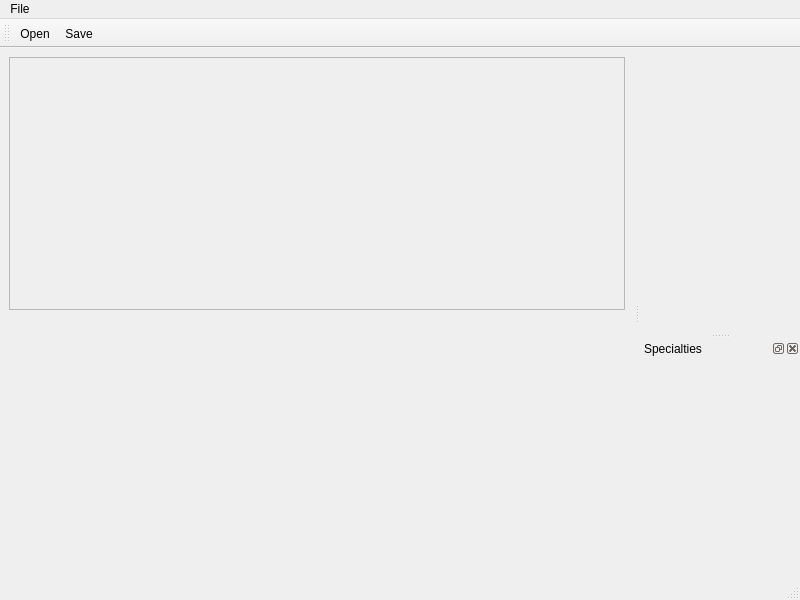
<?xml version="1.0" encoding="UTF-8"?>
<ui version="4.0">
 <class>MainWindow</class>
 <widget class="QMainWindow" name="MainWindow">
  <property name="geometry">
   <rect>
    <x>0</x>
    <y>0</y>
    <width>800</width>
    <height>600</height>
   </rect>
  </property>
  <property name="windowTitle">
   <string>MainWindow</string>
  </property>
  <widget class="QWidget" name="centralwidget">
   <layout class="QVBoxLayout" name="verticalLayout">
    <item>
     <widget class="QFrame" name="frame_head">
      <property name="frameShape">
       <enum>QFrame::StyledPanel</enum>
      </property>
      <property name="frameShadow">
       <enum>QFrame::Raised</enum>
      </property>
      <layout class="QVBoxLayout" name="verticalLayout_2">
       <property name="margin">
        <number>0</number>
       </property>
       <item>
        <widget class="QFrame" name="frame_info">
         <layout class="QVBoxLayout" name="layout_info"/>
        </widget>
       </item>
      </layout>
     </widget>
    </item>
    <item>
     <widget class="QFrame" name="frame">
      <property name="frameShadow">
       <enum>QFrame::Raised</enum>
      </property>
      <layout class="QHBoxLayout" name="horizontalLayout_2">
       <property name="margin">
        <number>0</number>
       </property>
       <item>
        <widget class="QFrame" name="frame_body0">
         <property name="frameShadow">
          <enum>QFrame::Raised</enum>
         </property>
         <layout class="QVBoxLayout" name="verticalLayout_3">
          <property name="margin">
           <number>0</number>
          </property>
          <item>
           <widget class="QFrame" name="frame_attributes">
            <layout class="QVBoxLayout" name="layout_attributes"/>
           </widget>
          </item>
          <item>
           <widget class="QFrame" name="frame_body">
            <layout class="QHBoxLayout" name="horizontalLayout">
             <property name="margin">
              <number>0</number>
             </property>
             <item>
              <widget class="QFrame" name="frame_skills">
               <property name="sizePolicy">
                <sizepolicy hsizetype="Minimum" vsizetype="Preferred">
                 <horstretch>0</horstretch>
                 <verstretch>0</verstretch>
                </sizepolicy>
               </property>
               <layout class="QVBoxLayout" name="layou_skills"/>
              </widget>
             </item>
             <item>
              <spacer name="horizontalSpacer">
               <property name="orientation">
                <enum>Qt::Horizontal</enum>
               </property>
               <property name="sizeHint" stdset="0">
                <size>
                 <width>40</width>
                 <height>20</height>
                </size>
               </property>
              </spacer>
             </item>
             <item>
              <widget class="QFrame" name="frame_merits"/>
             </item>
            </layout>
           </widget>
          </item>
         </layout>
        </widget>
       </item>
       <item>
        <widget class="QFrame" name="frame_advantages">
         <property name="frameShape">
          <enum>QFrame::StyledPanel</enum>
         </property>
         <property name="frameShadow">
          <enum>QFrame::Raised</enum>
         </property>
        </widget>
       </item>
      </layout>
     </widget>
    </item>
   </layout>
  </widget>
  <widget class="QToolBar" name="mainToolBar">
   <attribute name="toolBarArea">
    <enum>TopToolBarArea</enum>
   </attribute>
   <attribute name="toolBarBreak">
    <bool>false</bool>
   </attribute>
   <addaction name="actionOpen"/>
   <addaction name="actionSave"/>
  </widget>
  <widget class="QMenuBar" name="menubar">
   <property name="geometry">
    <rect>
     <x>0</x>
     <y>0</y>
     <width>800</width>
     <height>21</height>
    </rect>
   </property>
   <widget class="QMenu" name="menuFile">
    <property name="title">
     <string>File</string>
    </property>
    <addaction name="actionOpen"/>
    <addaction name="actionSave"/>
   </widget>
   <addaction name="menuFile"/>
  </widget>
  <widget class="QStatusBar" name="statusbar"/>
  <widget class="QDockWidget" name="dockWidget_preferences">
   <property name="sizePolicy">
    <sizepolicy hsizetype="MinimumExpanding" vsizetype="Preferred">
     <horstretch>0</horstretch>
     <verstretch>0</verstretch>
    </sizepolicy>
   </property>
   <property name="minimumSize">
    <size>
     <width>160</width>
     <height>44</height>
    </size>
   </property>
   <property name="features">
    <set>QDockWidget::DockWidgetMovable</set>
   </property>
   <attribute name="dockWidgetArea">
    <number>2</number>
   </attribute>
   <widget class="QWidget" name="dockWidget_preferencesContents"/>
  </widget>
  <widget class="QDockWidget" name="dockWidget_specialties">
   <property name="windowTitle">
    <string>Specialties</string>
   </property>
   <attribute name="dockWidgetArea">
    <number>2</number>
   </attribute>
   <widget class="QWidget" name="dockWidgetContents">
    <layout class="QVBoxLayout" name="layout_specialties"/>
   </widget>
  </widget>
  <action name="actionSave">
   <property name="text">
    <string>Save</string>
   </property>
  </action>
  <action name="actionOpen">
   <property name="text">
    <string>Open</string>
   </property>
  </action>
 </widget>
 <resources/>
 <connections/>
</ui>
